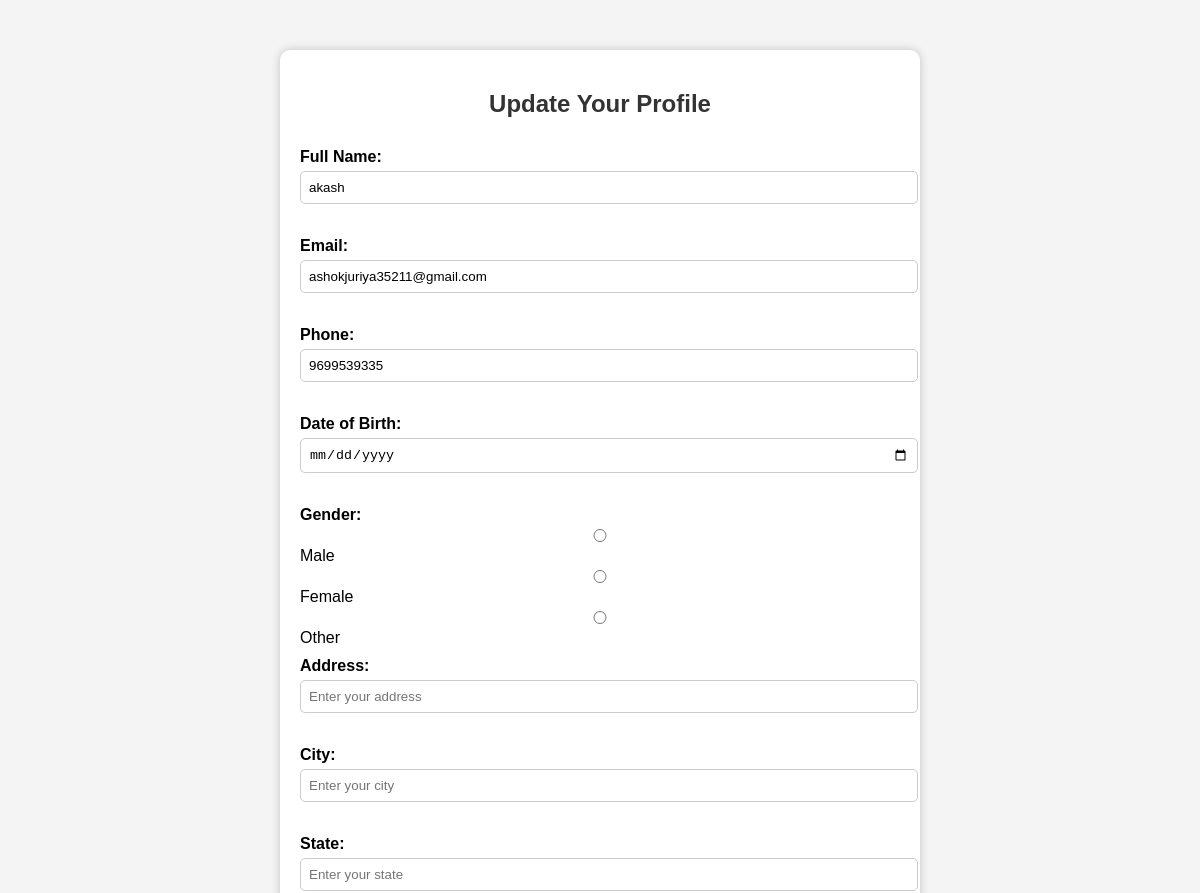
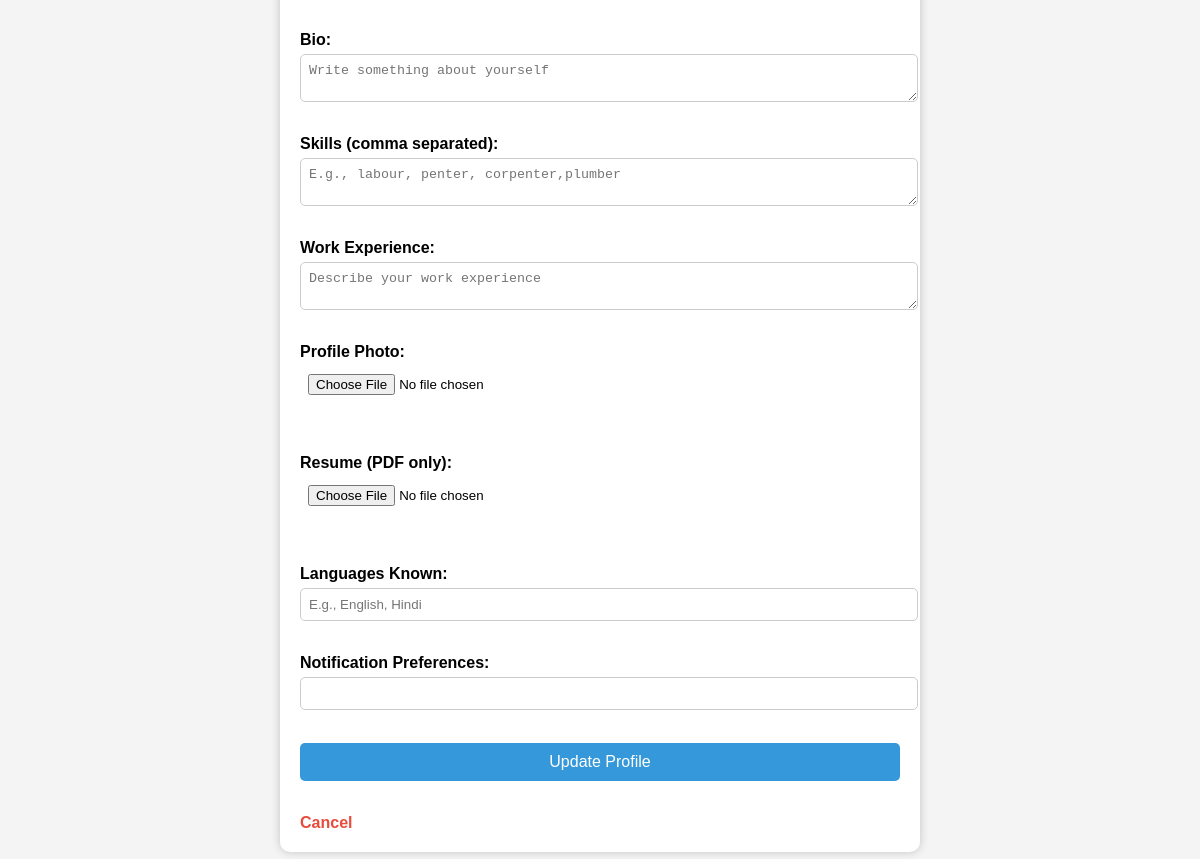
/update_profile (signed in), run on an earlier commit of the app's database (2 pictures, top to bottom).
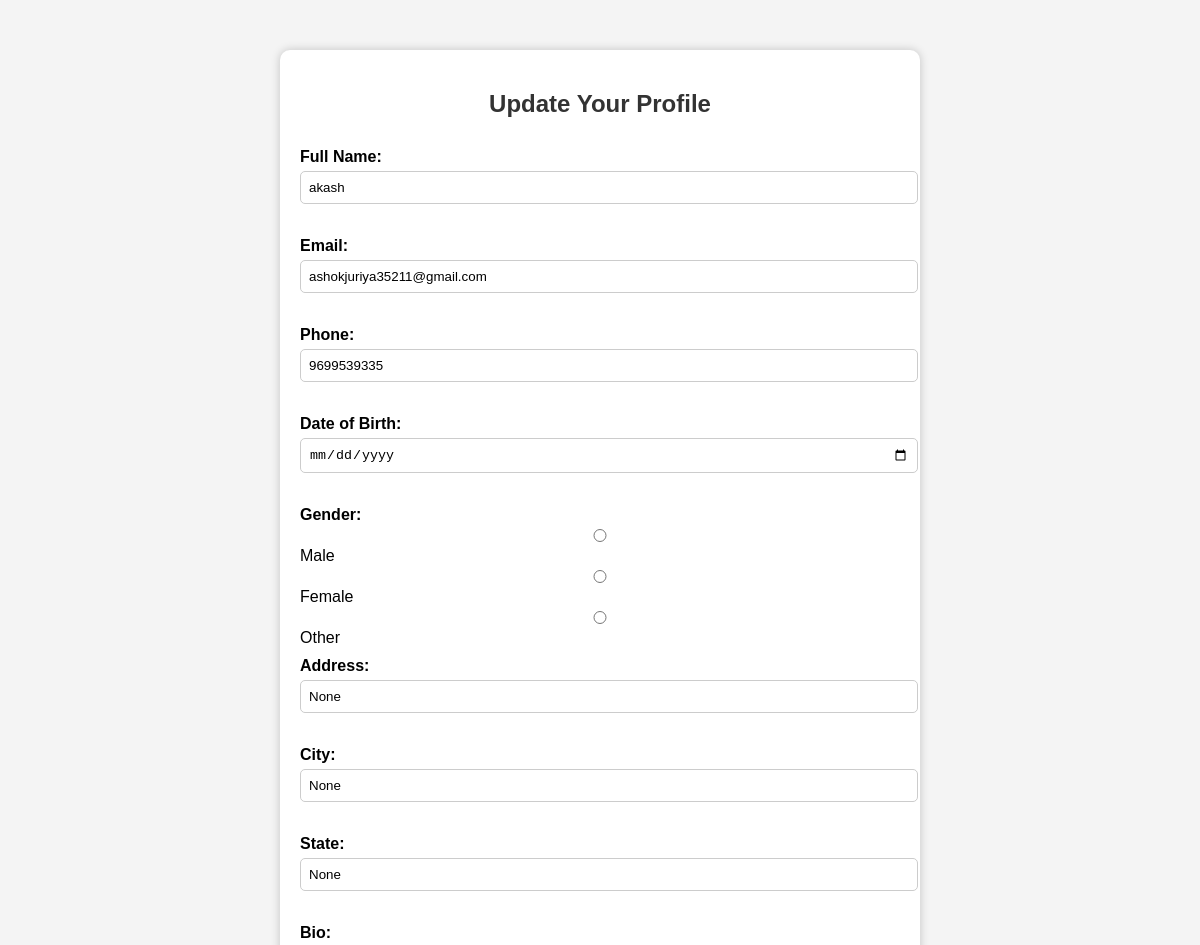
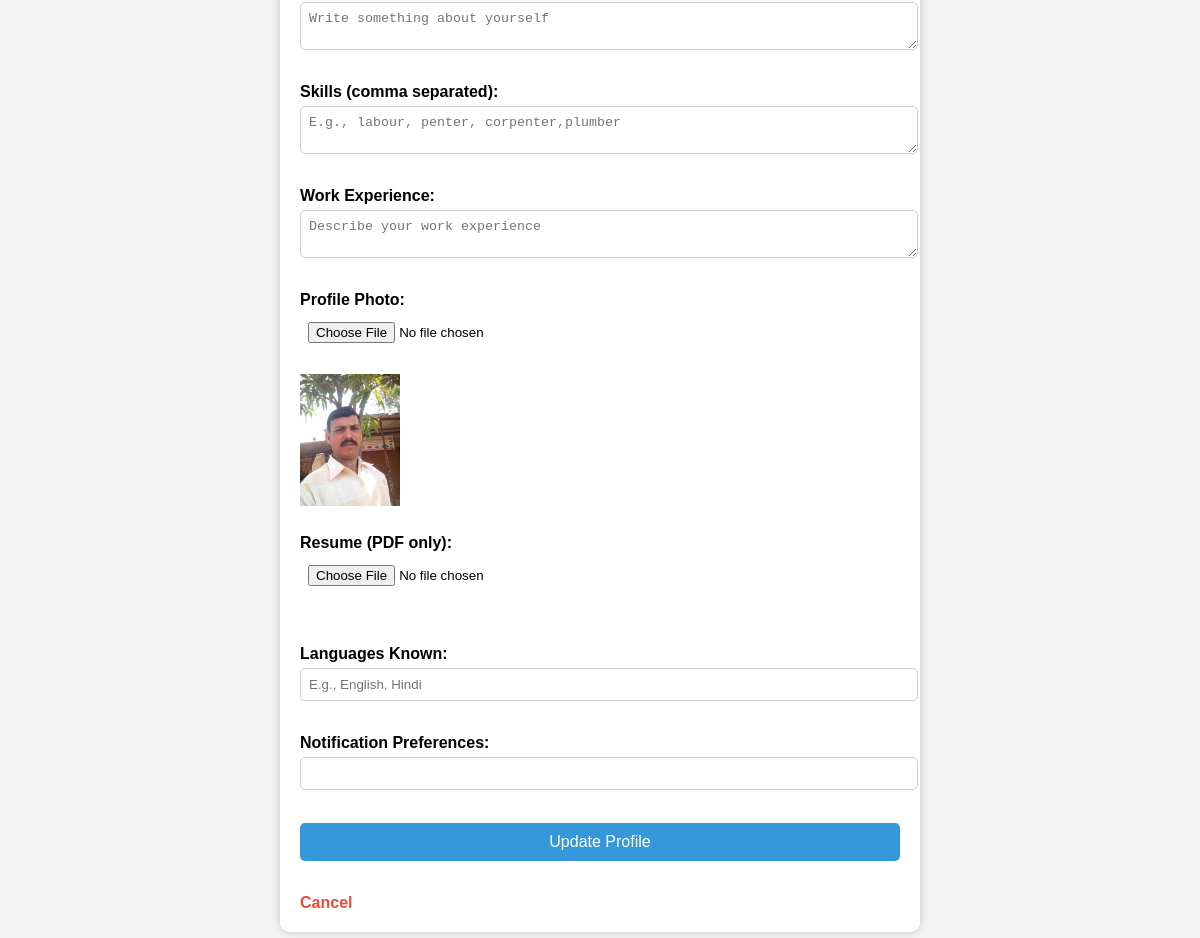
And on a later commit of the database (2 pictures, top to bottom).
### tables this page shows
CREATE TABLE users (
                        id INTEGER PRIMARY KEY AUTOINCREMENT,
                        name TEXT NOT NULL,
                        phone TEXT UNIQUE NOT NULL,
                        email TEXT UNIQUE NOT NULL,
                        username TEXT UNIQUE NOT NULL,
                        password TEXT NOT NULL,
                        role TEXT CHECK(role IN ('worker', 'employer')) NOT NULL,
                        location TEXT,
                        skills TEXT,
                        experience INTEGER,
                        company_name TEXT,
                        profile_picture TEXT
                    );

CREATE TABLE user_profile (
    id INTEGER PRIMARY KEY AUTOINCREMENT,
    username TEXT UNIQUE, 
    full_name TEXT,
    email TEXT,
    phone TEXT,
    date_of_birth TEXT,
    gender TEXT,
    address TEXT,
    city TEXT,
    state TEXT,
    country TEXT,
    bio TEXT,
    skills TEXT,
    work_experience TEXT,
    education TEXT,
    job_status TEXT,
    company TEXT,
    designation TEXT,
    linkedin TEXT,
    github TEXT,
    portfolio TEXT,
    profile_photo TEXT,
    resume TEXT,
    id_proof TEXT,
    language TEXT,
    notification_preferences TEXT
, user_id INTEGER REFERENCES users(id));

### app.py (the view, shortened to what this page needs)
@app.route('/update_profile', methods=['GET', 'POST'])
def update_profile():
    if 'username' not in session:
        return redirect(url_for('login'))
    username = session['username']
    conn = get_db_connection()
    user_data = conn.execute("SELECT * FROM users WHERE username = ?", (username,)).fetchone()
    user_profile_row = conn.execute("SELECT * FROM user_profile WHERE username = ?", (username,)).fetchone()
    if user_profile_row:
        columns = [col[1] for col in conn.execute("PRAGMA table_info(user_profile)").fetchall()]
        user_profile = dict(zip(columns, user_profile_row))
    else:
        user_profile = {
            'full_name': user_data['name'] if user_data else '',
            'email': user_data['email'] if user_data else '',
            'phone': user_data['phone'] if user_data else '',
            'bio': '',
            'skills': '',
            'work_experience': '',
            'education': '',
            'job_status': '',
            'company': '',
            'designation': '',
            'linkedin': '',
            'github': '',
            'portfolio': '',
            'profile_photo': '',
            'resume': '',
            'id_proof': '',
            'language': '',
            'notification_preferences': ''
        }
    conn.close()
    return render_template('profile.html', user_profile=user_profile)

### app.py (called while the page is built)
def get_db_connection():
    conn = sqlite3.connect('majdur.db')
    conn.row_factory = sqlite3.Row
    return conn

### templates/profile.html (shortened to what this page needs)
<!DOCTYPE html>
<html>
<head>
    <link rel="stylesheet" href="{{ url_for('static', filename='update_profile.css') }}">
</head>
<body>
    <div class="profile-container">
        <h2>Update Your Profile</h2>
        <form action="{{ url_for('update_profile') }}" method="POST" enctype="multipart/form-data">
            <label>Full Name:</label>
            <input type="text" name="full_name" value="{{ user_profile.get('full_name', '') }}" placeholder="Enter your full name"><br>
            <label>Email:</label>
            <input type="email" name="email" value="{{ user_profile.get('email', '') }}" placeholder="Enter your email"><br>
            <label>Phone:</label>
            <input type="text" name="phone" value="{{ user_profile.get('phone', '') }}" placeholder="Enter your phone number"><br>
            <label>Date of Birth:</label>
            <input type="date" name="date_of_birth" value="{{ user_profile.get('date_of_birth', '') }}"><br>
            <label>Gender:</label>
            <input type="radio" name="gender" value="Male" {% if user_profile.get('gender') == 'Male' %} checked {% endif %}> Male
            <input type="radio" name="gender" value="Female" {% if user_profile.get('gender') == 'Female' %} checked {% endif %}> Female
            <input type="radio" name="gender" value="Other" {% if user_profile.get('gender') == 'Other' %} checked {% endif %}> Other
            <br>
            <label>Address:</label>
            <input type="text" name="address" value="{{ user_profile.get('address', '') }}" placeholder="Enter your address"><br>
            <label>City:</label>
            <input type="text" name="city" value="{{ user_profile.get('city', '') }}" placeholder="Enter your city"><br>
            <label>State:</label>
            <input type="text" name="state" value="{{ user_profile.get('state', '') }}" placeholder="Enter your state"><br>
            <label>Bio:</label>
            <textarea name="bio" placeholder="Write something about yourself">{{ user_profile.get('bio', '') }}</textarea><br>
            <label>Skills (comma separated):</label>
            <textarea name="skills" placeholder="E.g., labour, penter, corpenter,plumber">{{ user_profile.get('skills', '') }}</textarea><br>
            <label>Work Experience:</label>
            <textarea name="work_experience" placeholder="Describe your work experience">{{ user_profile.get('work_experience', '') }}</textarea><br>
            <label>Profile Photo:</label>
            <input type="file" name="profile_photo" onchange="previewImage(event, 'profilePreview')"><br>
            {% if user_profile.get('profile_photo') %}
                <img src="{{ url_for('static', filename=user_profile.get('profile_photo')) }}" id="profilePreview" width="100">
            {% else %}
                <img id="profilePreview" width="100" style="display: none;">
            {% endif %}
            <br>
            <label>Resume (PDF only):</label>
            <input type="file" name="resume" accept=".pdf"><br>
            <br>
            <label>Languages Known:</label>
            <input type="text" name="language" value="{{ user_profile.get('language', '') }}" placeholder="E.g., English, Hindi"><br>
            <label>Notification Preferences:</label>
            <input type="text" name="notification_preferences" value="{{ user_profile.get('notification_preferences', '') }}"><br>
            <button type="submit">Update Profile</button>
        </form>
        <br>
        <a href="{{ url_for('account') }}">Cancel</a>
    </div>
</body>
</html>

What changed in the data, as far as the page shows it:
no longer on this page (row unchanged): users: full_name "akash", email "ashokjuriya35211@gmail.com", phone "9699539335"
added user_profile: full_name "akash", email "ashokjuriya35211@gmail.com", phone "9699539335", profile_photo (picture)
Also different on the page:
form field address: (not shown) → "None"
form field city: (not shown) → "None"
form field state: (not shown) → "None"
